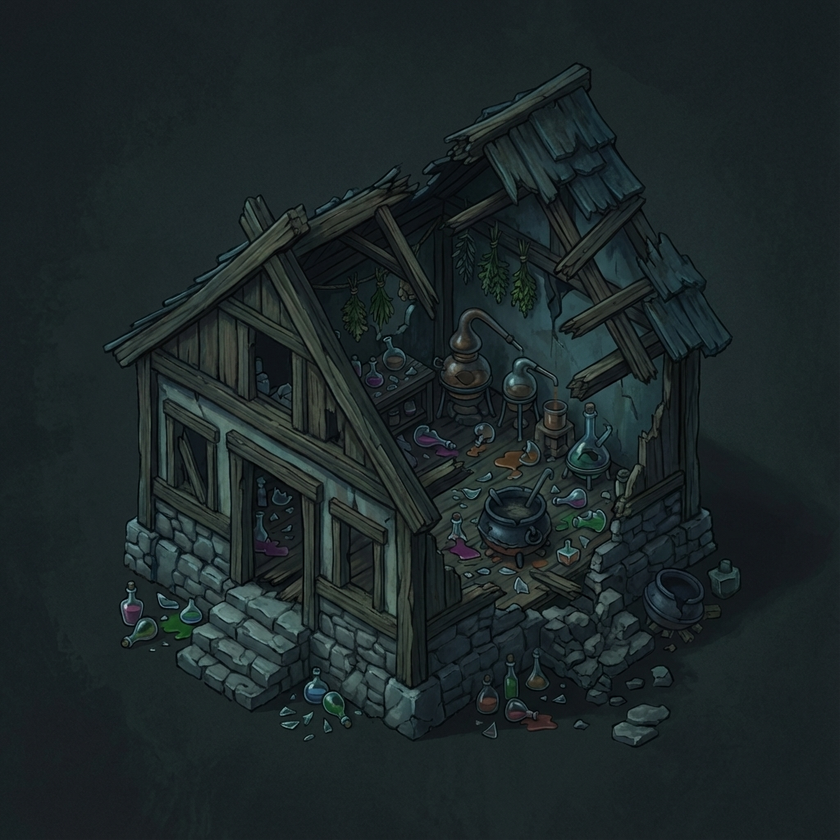
#> input picture assets/buildings/ruins/alchemy_lab.png, 840 x 840 px, shrunk from 1024 x 1024 before the run, found by its file name; its folder holds only this picture in this run
$ python remove_bg.py
#> lines starting #> are read from the running program, lines starting #| are printed output that depends on the picture
import os
from PIL import Image

def remove_background(folder_path):
    print(f"Processing images in {folder_path}")

    # Threshold for dark background removal (0-255)
    threshold = 30

    for filename in os.listdir(folder_path):
        if filename.endswith(".png"):
            file_path = os.path.join(folder_path, filename)
            try:
                img = Image.open(file_path)
#> img is the input picture: PIL image 840x840 RGB; mean R, G, B 28.6, 38.9, 40.2
                img = img.convert("RGBA")
#> img: PIL image 840x840 RGBA
                datas = img.getdata()

                new_data = []
                for item in datas:
                    # Check if pixel is dark (assuming dark background)
                    # You might need to adjust this logic based on actual background color
                    # If background is purely black (0,0,0) or very dark
                    if item[0] < threshold and item[1] < threshold and item[2] < threshold:
                        new_data.append((0, 0, 0, 0)) # Transparent
                    else:
                        new_data.append(item)
#> this loop made 705600 passes
#> item on passes 1 to 3: (23, 31, 34, 255), (21, 28, 31, 255), (25, 29, 33, 255)
#> after the loop, new_data = 705600 items

                img.putdata(new_data)
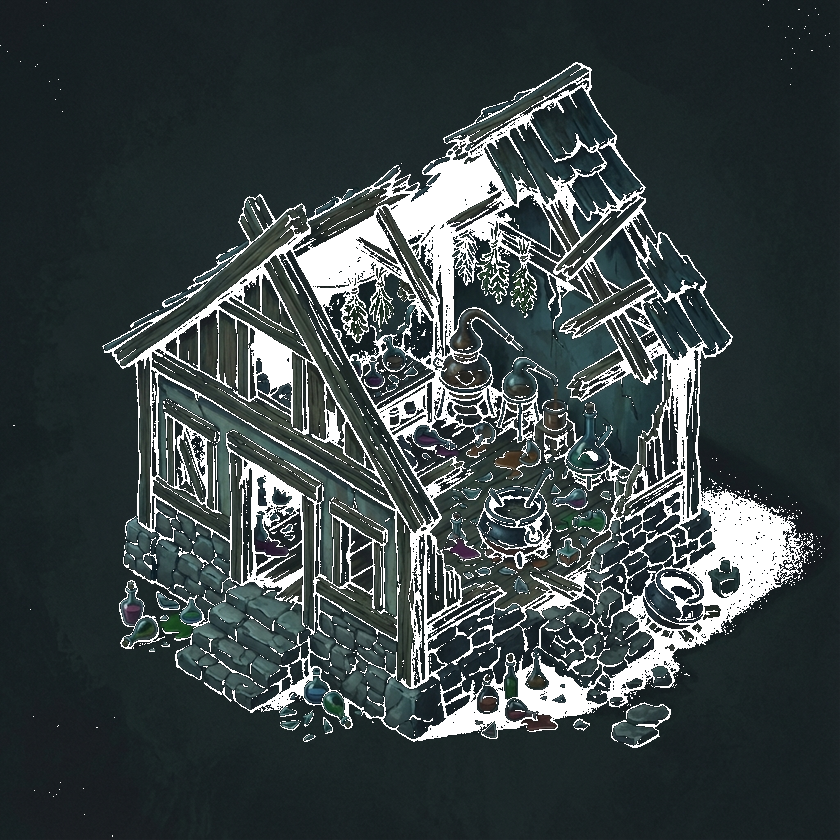
#> img: PIL image 840x840 RGBA; mean R, G, B, A 27, 36.4, 37.5, 222.9; transparent parts drawn white
                img.save(file_path, "PNG")
                print(f"Processed {filename}")
            except Exception as e:
                print(f"Failed to process {filename}: {e}")

if __name__ == "__main__":
    folder = r"d:\Jeu-mobile-adrien\assets\buildings\ruins"
    remove_background(folder)

$ run again, on assets/buildings/ruins/sanctuary.png
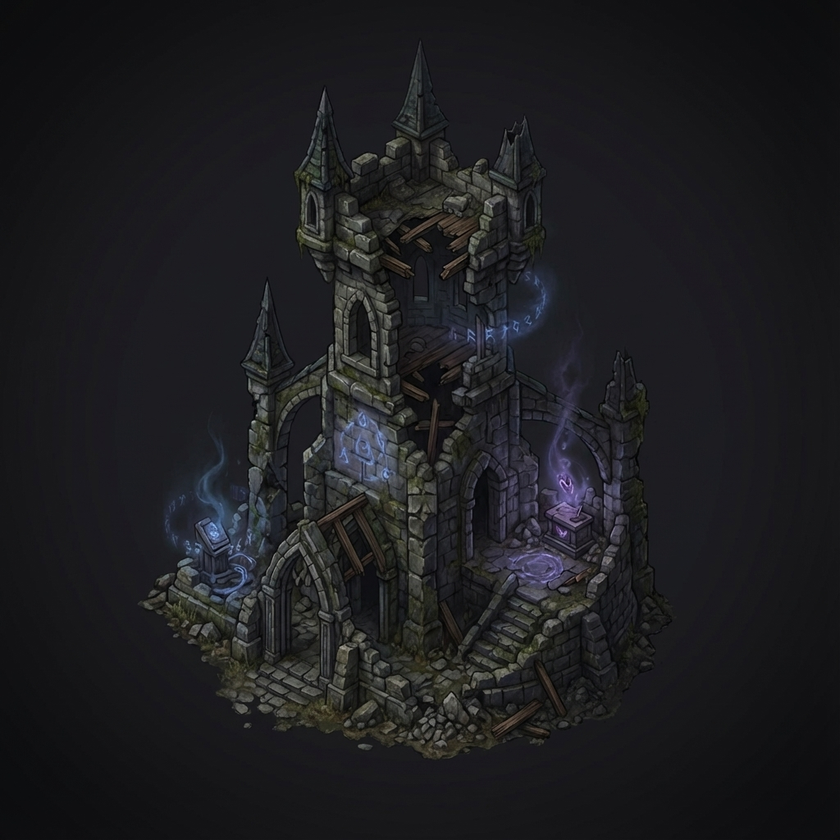
#> input picture assets/buildings/ruins/sanctuary.png, 840 x 840 px, shrunk from 1024 x 1024 before the run, found by its file name
#> in remove_background, img is the input picture: PIL image 840x840 RGB; mean R, G, B 29.5, 29.6, 32.3
#> the loop in remove_background, `for item in datas:` made 705600 passes
#> item on passes 1 to 3: (13, 14, 16, 255), (12, 13, 15, 255), (11, 12, 14, 255)
#> after the loop in remove_background, `for item in datas:`: new_data = 705600 items
#> in remove_background, `img.putdata(new_data)`:
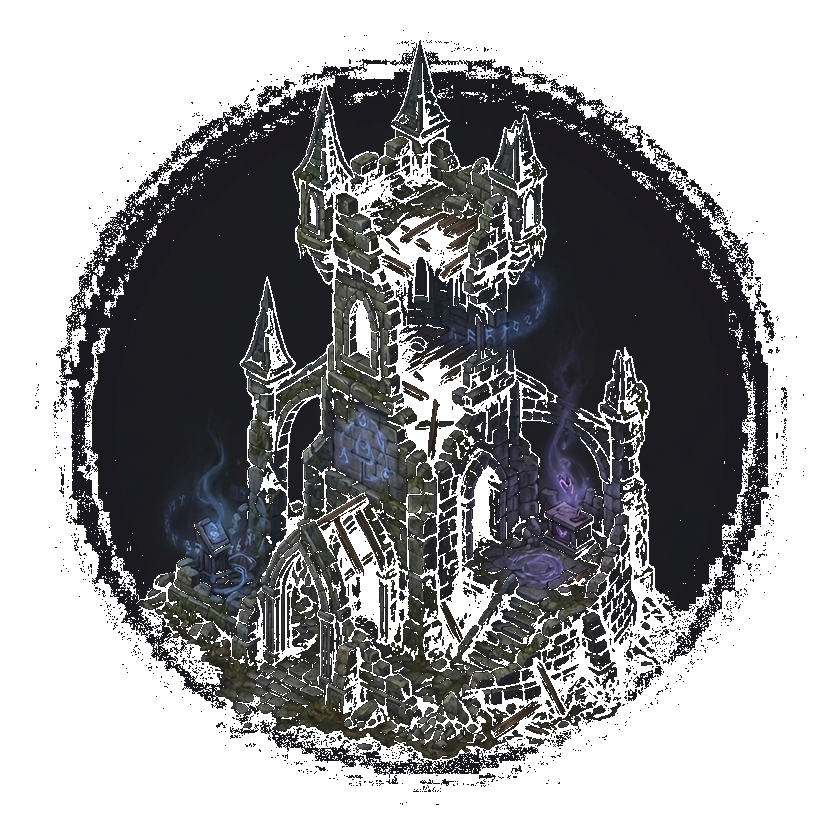
#> img: PIL image 840x840 RGBA; mean R, G, B, A 18.3, 18.4, 20.1, 117.7; transparent parts drawn white

$ run again, on assets/buildings/ruins/arena.png
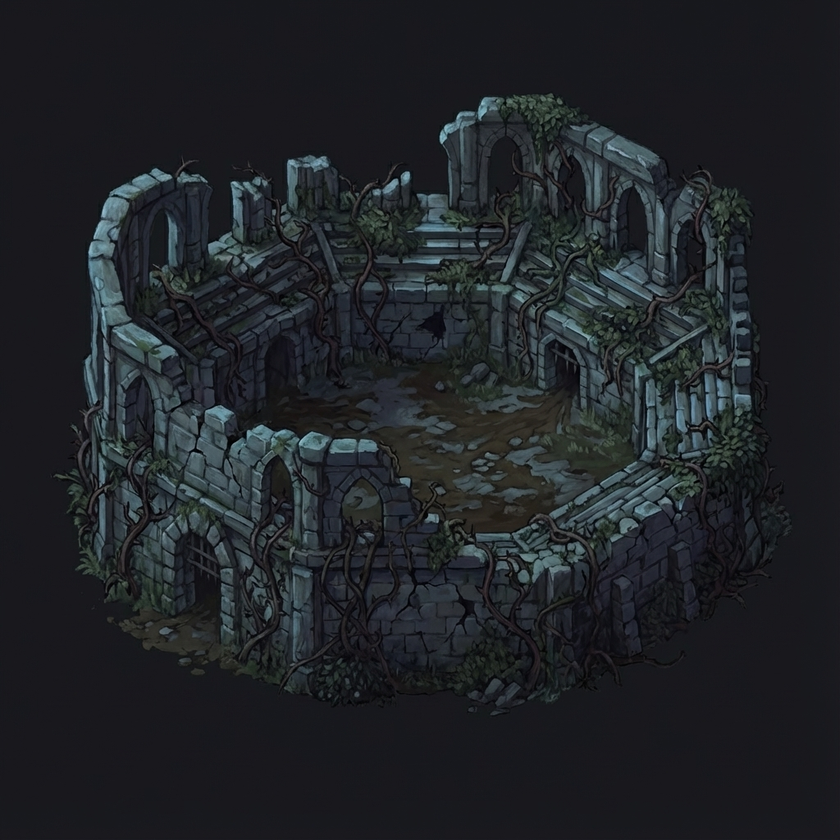
#> input picture assets/buildings/ruins/arena.png, 840 x 840 px, shrunk from 1024 x 1024 before the run, found by its file name
#> in remove_background, img is the input picture: PIL image 840x840 RGB; mean R, G, B 32.2, 35.4, 39.6
#> the loop in remove_background, `for item in datas:` made 705600 passes
#> item on passes 1 to 3: (24, 25, 28, 255), (25, 26, 31, 255), (25, 25, 32, 255)
#> after the loop in remove_background, `for item in datas:`: new_data = 705600 items
#> in remove_background, `img.putdata(new_data)`:
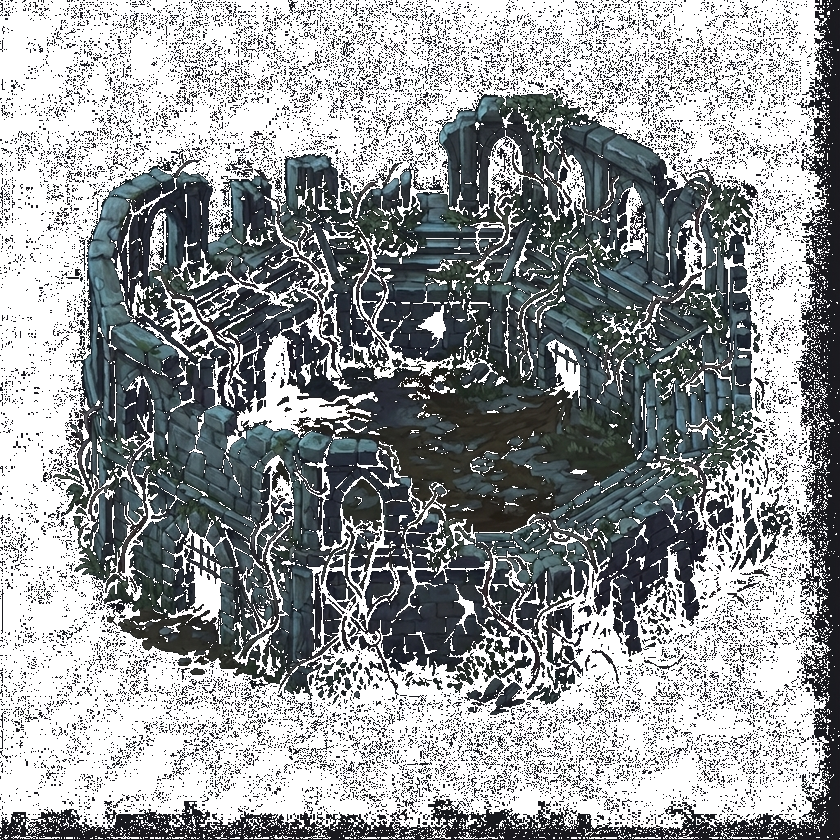
#> img: PIL image 840x840 RGBA; mean R, G, B, A 20.9, 24, 26, 127.3; transparent parts drawn white
